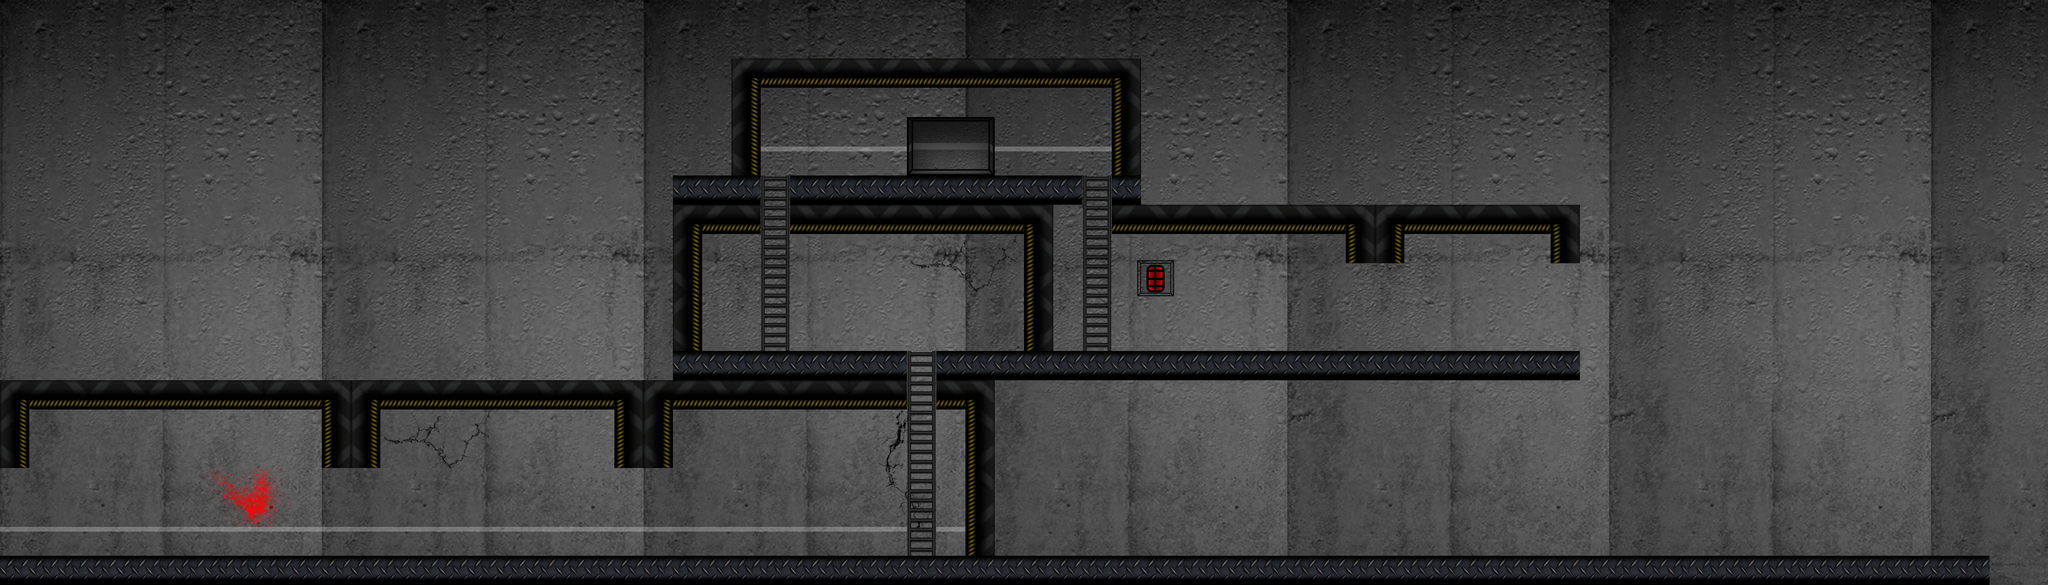

A 2D game scene composited from a Tiled map and its tileset images. What follows is a short description and the map's XML, with each tile layer's data collapsed to a summary:
An orthogonal 70x20 tile map with 80x80 px tiles, 3 tile layers (wall, Background, Level), 11 tilesets and 36 objects (14x Laser, 5x Switch, 5x Zombie, 5x Trigger, 3x WoodenCrate, ...).

<map version="1.0" orientation="orthogonal" width="70" height="20" tilewidth="80" tileheight="80">
 <tileset firstgid="1" name="TileSheet" tilewidth="80" tileheight="80">
  <image source="src/tiles.png" width="1600" height="1600" />
  <tile id="0">
   <properties>
    <property name="blocked" value="true" />
   </properties>
  </tile>
  <tile id="1">
   <properties>
    <property name="blocked" value="true" />
   </properties>
  </tile>
  <tile id="2">
   <properties>
    <property name="blocked" value="true" />
   </properties>
  </tile>
  <tile id="3">
   <properties>
    <property name="blocked" value="true" />
   </properties>
  </tile>
  <tile id="20">
   <properties>
    <property name="blocked" value="true" />
   </properties>
  </tile>
  <tile id="21">
   <properties>
    <property name="blocked" value="true" />
   </properties>
  </tile>
  <tile id="22">
   <properties>
    <property name="climable" value="true" />
   </properties>
  </tile>
  <tile id="23">
   <properties>
    <property name="blocked" value="true" />
   </properties>
  </tile>
  <tile id="40">
   <properties>
    <property name="blocked" value="true" />
   </properties>
  </tile>
  <tile id="41">
   <properties>
    <property name="climable" value="true" />
   </properties>
  </tile>
  <tile id="42">
   <properties>
    <property name="climable" value="true" />
   </properties>
  </tile>
  <tile id="43">
   <properties>
    <property name="blocked" value="true" />
   </properties>
  </tile>
 </tileset>
 <tileset firstgid="401" name="ventilation shaft" tilewidth="80" tileheight="80">
  <image source="src/ventilationShaftTiles.png" trans="ffffff" width="240" height="240" />
 </tileset>
 <tileset firstgid="410" name="Blockade" tilewidth="80" tileheight="80">
  <image source="src/blockade.png" trans="ffffff" width="480" height="320" />
  <tile id="7">
   <properties>
    <property name="blocked" value="true" />
   </properties>
  </tile>
  <tile id="8">
   <properties>
    <property name="blocked" value="true" />
   </properties>
  </tile>
  <tile id="9">
   <properties>
    <property name="blocked" value="true" />
   </properties>
  </tile>
  <tile id="10">
   <properties>
    <property name="blocked" value="true" />
   </properties>
  </tile>
  <tile id="12">
   <properties>
    <property name="blocked" value="true" />
   </properties>
  </tile>
  <tile id="17">
   <properties>
    <property name="blocked" value="true" />
   </properties>
  </tile>
  <tile id="18">
   <properties>
    <property name="blocked" value="true" />
   </properties>
  </tile>
  <tile id="23">
   <properties>
    <property name="blocked" value="true" />
   </properties>
  </tile>
 </tileset>
 <tileset firstgid="434" name="boxes" tilewidth="80" tileheight="80">
  <image source="src/boxes.png" trans="ffffff" width="1300" height="1200" />
 </tileset>
 <tileset firstgid="674" name="Turret" tilewidth="80" tileheight="80">
  <image source="src/turret_on.png" width="160" height="160" />
 </tileset>
 <tileset firstgid="678" name="BrokenVentilation" tilewidth="80" tileheight="80">
  <image source="src/brokenVentilationTiles.png" width="480" height="320" />
  <tile id="0">
   <properties>
    <property name="blocked" value="true" />
   </properties>
  </tile>
  <tile id="1">
   <properties>
    <property name="blocked" value="true" />
   </properties>
  </tile>
  <tile id="2">
   <properties>
    <property name="blocked" value="true" />
   </properties>
  </tile>
  <tile id="9">
   <properties>
    <property name="blocked" value="true" />
   </properties>
  </tile>
  <tile id="16">
   <properties>
    <property name="blocked" value="true" />
   </properties>
  </tile>
  <tile id="23">
   <properties>
    <property name="blocked" value="true" />
   </properties>
  </tile>
 </tileset>
 <tileset firstgid="702" name="WallSprites" tilewidth="80" tileheight="80">
  <image source="src/logosWallSprites.png" width="1600" height="1600" />
 </tileset>
 <tileset firstgid="1102" name="CableTiles" tilewidth="80" tileheight="80">
  <image source="src/powercables.png" width="320" height="320" />
 </tileset>
 <tileset firstgid="1118" name="WallSprites" tilewidth="80" tileheight="80">
  <image source="src/wallCracksBloodRedLight.png" width="1280" height="563" />
 </tileset>
 <tileset firstgid="1230" name="HiddingWall" tilewidth="80" tileheight="80">
  <image source="src/hidding_wall.png" width="240" height="160" />
  <tile id="0">
   <properties>
    <property name="hidding" value="true" />
   </properties>
  </tile>
  <tile id="1">
   <properties>
    <property name="hidding" value="true" />
   </properties>
  </tile>
  <tile id="2">
   <properties>
    <property name="hidding" value="true" />
   </properties>
  </tile>
  <tile id="3">
   <properties>
    <property name="hidding" value="true" />
   </properties>
  </tile>
  <tile id="4">
   <properties>
    <property name="hidding" value="true" />
   </properties>
  </tile>
  <tile id="5">
   <properties>
    <property name="hidding" value="true" />
   </properties>
  </tile>
 </tileset>
 <tileset firstgid="1236" name="main_background" tilewidth="80" tileheight="80">
  <image source="src/levelBackground.png" width="900" height="1600" />
 </tileset>
 <layer name="wall" width="70" height="20">
  <data>[1400 cells, 1400 non-empty, 220 distinct tile ids]</data>
 </layer>
 <layer name="Background" width="70" height="20">
  <data>[1400 cells, 510 non-empty, 79 distinct tile ids]</data>
 </layer>
 <layer name="Level" width="70" height="20">
  <data>[1400 cells, 1278 non-empty, 61 distinct tile ids]</data>
 </layer>
 <objectgroup color="#5500ff" name="ObjectLayer" width="70" height="20">
  <object name="turret" type="AutoTurret" x="3451" y="836" width="135" height="121">
   <properties>
    <property name="direction" value="left" />
   </properties>
  </object>
  <object name="laser_switch1" type="Switch" x="1527" y="1400" width="29" height="84">
   <properties>
    <property name="target" value="laser3" />
   </properties>
  </object>
  <object name="zombie2" type="Zombie" x="901" y="1342" width="75" height="150" />
  <object name="player" type="Player" x="112" y="1323" width="75" height="150" />
  <object name="laser1" type="Laser" x="319" y="1120" width="80" height="80" />
  <object name="laser2" type="Laser" x="559" y="1119" width="80" height="80" />
  <object name="laser2" type="Laser" x="641" y="1120" width="80" height="80" />
  <object name="laser1" type="Laser" x="240" y="1120" width="80" height="80" />
  <object name="laser_trigger" type="Trigger" x="601" y="1276" width="80" height="240">
   <properties>
    <property name="repeat" value="false" />
    <property name="target" value="laser2" />
   </properties>
  </object>
  <object name="laser_trigger" type="Trigger" x="401" y="1279" width="80" height="240">
   <properties>
    <property name="repeat" value="false" />
    <property name="target" value="laser1" />
   </properties>
  </object>
  <object name="locked_door" type="Door" x="-6" y="1279" width="80" height="240" />
  </objectgroup>
</map>
<!-- 25 of 36 objects omitted -->
